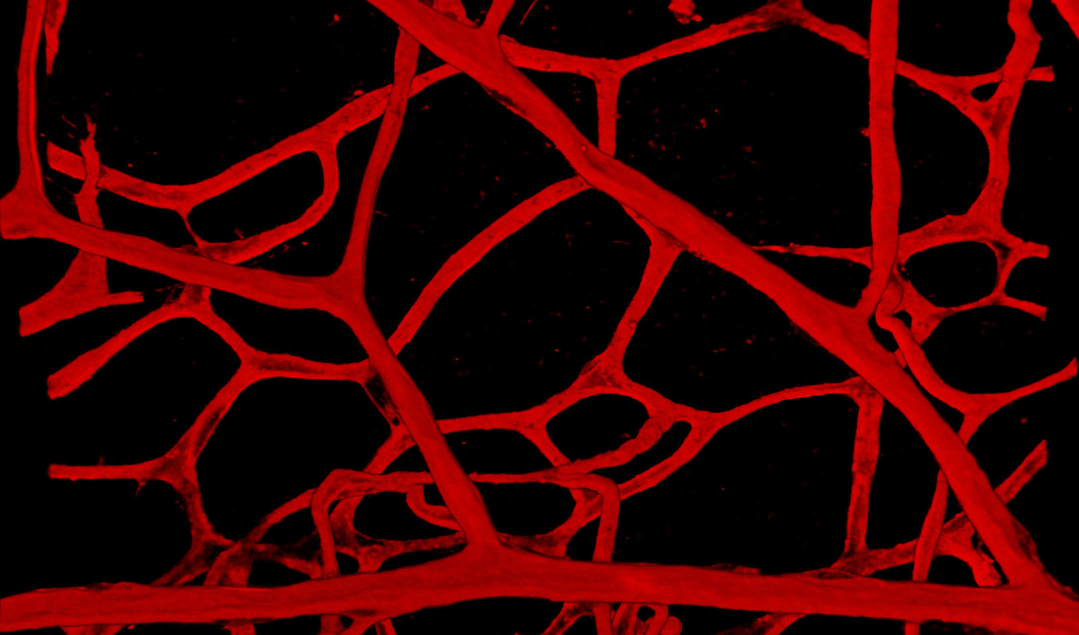
%> input picture vascular2.jpg, 2158 x 1270 px (shown at 1/2 size)
$ octave AH_Test_shai.m   (GNU Octave 9; MATLAB toolbox functions it lacks are replaced by stand-ins)
%> lines starting %> are read from the running program, lines starting %| are printed output that depends on the picture

%% load image
n = 256;
% Im = double(imresize(rgb2gray(imread('Artery_Phantom.png')),[n n]))/255;
% Im = double(rgb2gray(imread('SynteticArtery2.png')))/255; Im = Im(:,337:end);Im = imresize(Im,[n n]);
Im = double(rgb2gray(imread('vascular2.jpg')))/255; Im = Im(:,337:end);Im = imresize(Im,[n n]);
%> after `Im = double(rgb2gray(imread('vascular2.jpg')))/255`:
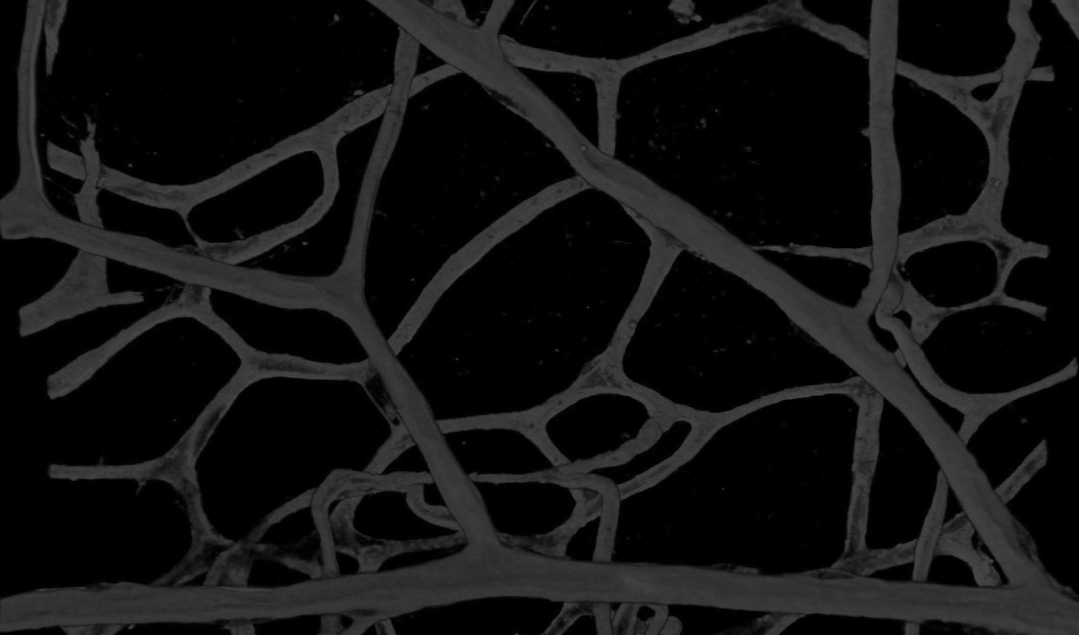
%> Im: size 1270x2158 double (shown at 1/2 size); min 0, max 0.333, mean 0.07
%> after `Im = Im(:,337:end)`:
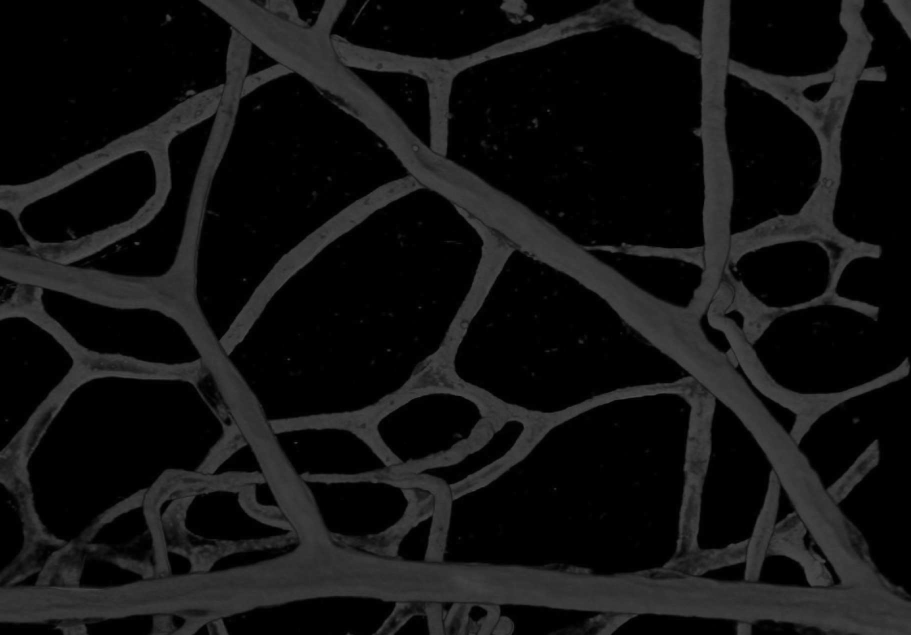
%> Im: size 1270x1822 double (shown at 1/2 size); min 0, max 0.333, mean 0.072
%> after `Im = imresize(Im,[n n])`:
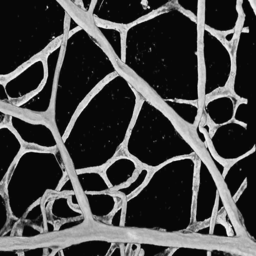
%> Im: size 256x256 double; min -0.00855, max 0.286, mean 0.072; drawn with min black and max white
% Im = double(rgb2gray(imread('Moon.png')))/255; Im = imresize(Im,[n n]);

Im = Im - min(Im(:));
Im = Im/max(Im(:));
Im = Im - mean(Im(:));

figure(1); imshow(Im,[]);

%% create pressure wave


if exist(['Amat' num2str(n) '.mat'])
    load (['Amat' num2str(n) '.mat'])
else
%> (the run ends here)
